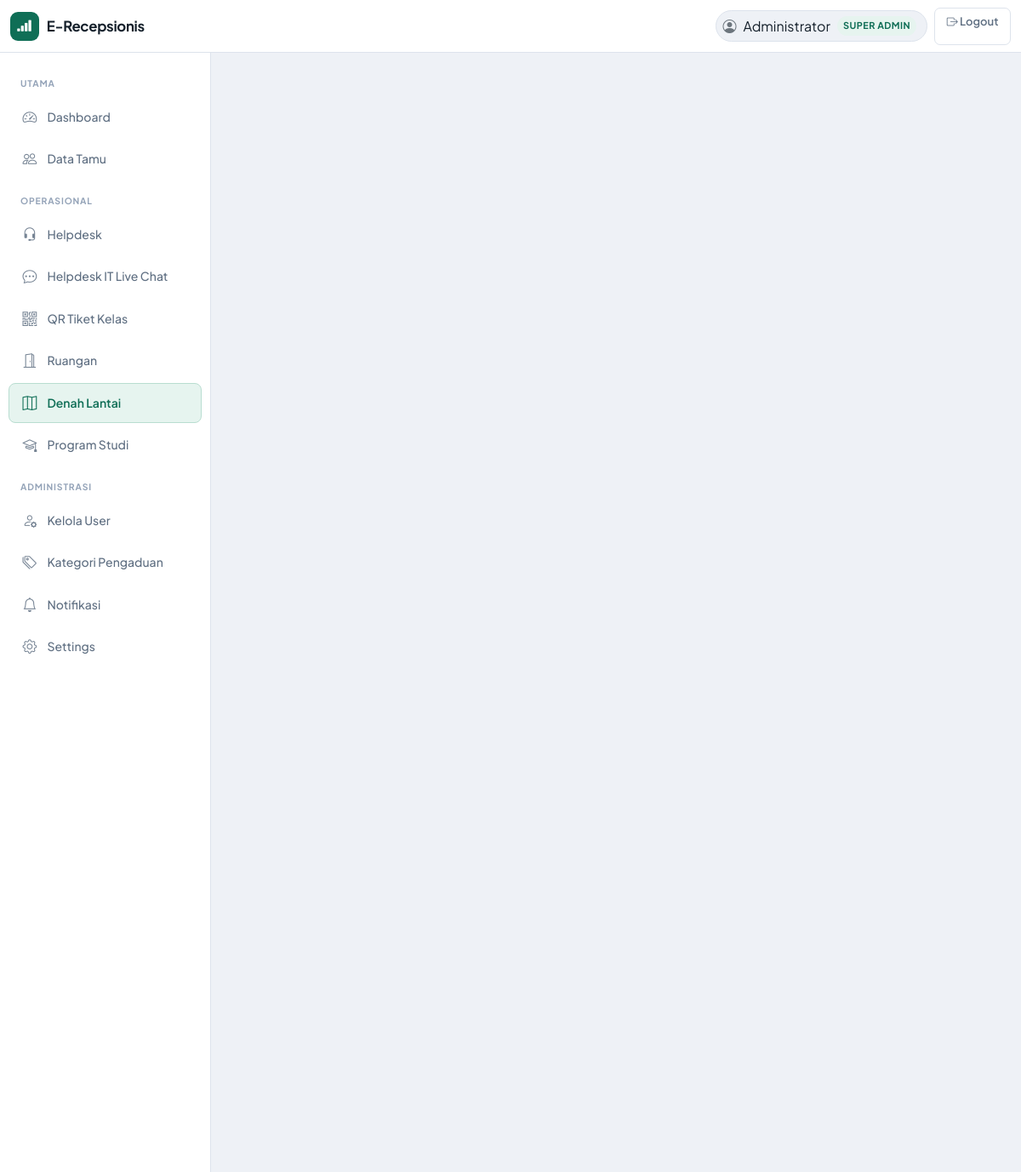
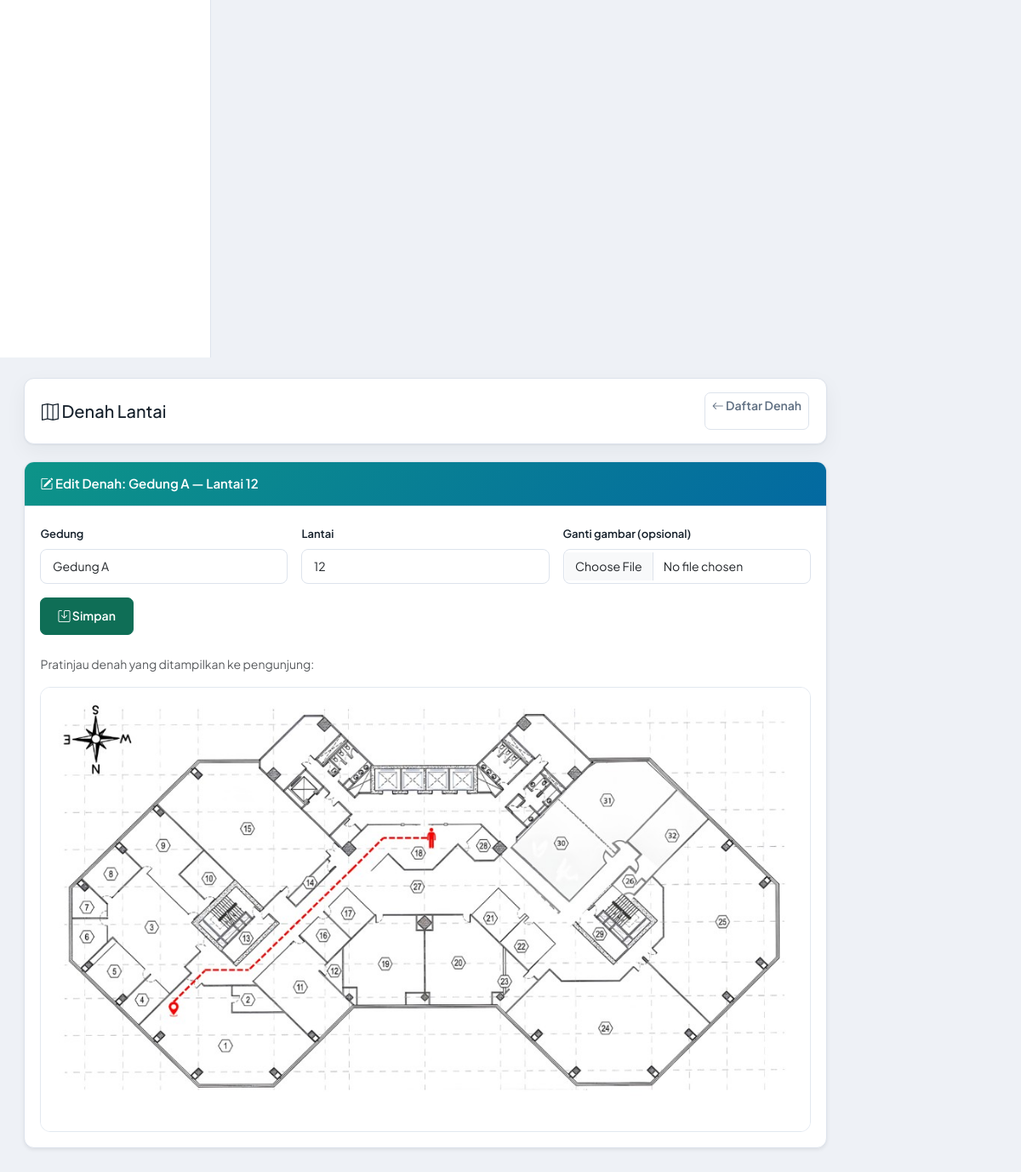
Page /admin/floor_plans.php?edit=1 (signed in) on the committed database (2 pictures, top to bottom).
### tables this page shows
CREATE TABLE `floor_plans` (
  `id` int NOT NULL AUTO_INCREMENT,
  `gedung` varchar(100) NOT NULL,
  `lantai` varchar(50) NOT NULL,
  `gambar` varchar(255) NOT NULL,
  `resepsionis_x` decimal(5,2) DEFAULT NULL,
  `resepsionis_y` decimal(5,2) DEFAULT NULL,
  `created_at` timestamp NULL DEFAULT CURRENT_TIMESTAMP,
  `updated_at` timestamp NULL DEFAULT CURRENT_TIMESTAMP ON UPDATE CURRENT_TIMESTAMP,
  PRIMARY KEY (`id`),
  UNIQUE KEY `uq_floor_plans_gedung_lantai` (`gedung`,`lantai`)
);

### admin/floor_plans.php (the view, shortened to what this page needs)
<?php
require_once 'auth.php';
function floor_plan_image_url(string $path): string
{
    return '../' . ltrim($path, '/');
}
$edit_id = isset($_GET['edit']) ? (int) $_GET['edit'] : 0;
$edit_plan = null;
if ($edit_id > 0) {
    $res = $koneksi->query('SELECT * FROM floor_plans WHERE id = ' . $edit_id . ' LIMIT 1');
    if ($res && $res->num_rows > 0) {
        $edit_plan = $res->fetch_assoc();
    }
}
?>
<!DOCTYPE html>
<html lang="id">
<head>
    <link href="https://cdn.jsdelivr.net/npm/bootstrap@5.3.2/dist/css/bootstrap.min.css" rel="stylesheet">
    <link href="https://cdn.jsdelivr.net/npm/bootstrap-icons@1.11.1/font/bootstrap-icons.css" rel="stylesheet">
    <link href="../assets/css/style.css" rel="stylesheet">
    <?php include 'include_staff_call_head.php'; ?>
</head>
<body>
    <?php include 'navbar.php'; ?>
    <div class="container-fluid">
        <div class="row">
            <?php include 'sidebar.php'; ?>
            <div class="col-md-10 content-area">
                <div class="d-flex justify-content-between align-items-center mb-4 flex-wrap gap-2">
                    <h2 class="mb-0"><i class="bi bi-map"></i> Denah Lantai</h2>
                    <?php if ($edit_plan): ?>
                        <a href="floor_plans.php" class="btn btn-outline-secondary btn-sm"><i class="bi bi-arrow-left"></i> Daftar Denah</a>
                    <?php else: ?>
                        <button class="btn btn-primary" data-bs-toggle="modal" data-bs-target="#addFloorPlanModal">
                            <i class="bi bi-plus-circle"></i> Tambah Denah
                        </button>
                    <?php endif; ?>
                </div>
                <?php if ($edit_plan): ?>
                    <div class="card shadow-sm mb-4">
                        <div class="card-header text-white" style="background: linear-gradient(135deg, #0d9488, #0369a1);">
                            <i class="bi bi-pencil-square"></i>
                            Edit Denah: <?= htmlspecialchars($edit_plan['gedung']) ?> — Lantai <?= htmlspecialchars($edit_plan['lantai']) ?>
                        </div>
                        <div class="card-body">
                            <form method="post" enctype="multipart/form-data" class="row g-3 mb-4">
                                <div class="col-md-4">
                                    <label class="form-label">Gedung</label>
                                    <input type="text" name="gedung" class="form-control" value="<?= htmlspecialchars($edit_plan['gedung']) ?>" required>
                                </div>
                                <div class="col-md-4">
                                    <label class="form-label">Lantai</label>
                                    <input type="text" name="lantai" class="form-control" value="<?= htmlspecialchars($edit_plan['lantai']) ?>" required>
                                </div>
                                <div class="col-md-4">
                                    <label class="form-label">Ganti gambar (opsional)</label>
                                    <input type="file" name="gambar" class="form-control" accept="image/jpeg,image/png,image/webp,image/gif">
                                </div>
                                <div class="col-12">
                                    <button type="submit" class="btn btn-primary btn-sm"><i class="bi bi-save"></i> Simpan</button>
                                </div>
                            </form>
                            <p class="text-muted small">Pratinjau denah yang ditampilkan ke pengunjung:</p>
                            <div class="fp-preview">
                                <img src="<?= htmlspecialchars(floor_plan_image_url($edit_plan['gambar'])) ?>" alt="Denah">
                            </div>
                        </div>
                    </div>
                <?php endif; ?>
            </div>
        </div>
    </div>
</body>
</html>

### assets/css/style.css (style rules this page uses)
:root { --primary: #2563eb; --secondary: #0369a1; --success: #10b981; --danger: #ef4444; --warning: #f59e0b; --info: #3b82f6; --dark: #1e293b; --light: #f8fafc; }
body { font-family: 'Segoe UI', Tahoma, Geneva, Verdana, sans-serif; background: #f1f5f9; }
.content-area { padding: 20px; }
@media (min-width: 992px) { .content-area { height: calc(100vh - 56px); overflow-y: auto; } }
.card { border: none; border-radius: 12px; box-shadow: 0 2px 10px rgba(0,0,0,0.05); margin-bottom: 20px; }
.card-header { background: linear-gradient(135deg, var(--primary), var(--secondary)); color: white; border-radius: 12px 12px 0 0 !important; font-weight: 600; padding: 15px 20px; }
.btn-primary { background: linear-gradient(135deg, var(--primary), var(--secondary)); border: none; border-radius: 8px; padding: 10px 20px; font-weight: 600; transition: all 0.3s; }
.form-control, .form-select { border-radius: 8px; border: 2px solid #e2e8f0; padding: 10px 15px; }
:root { --visitor-bg: #f2f4f8; --visitor-surface: #ffffff; --visitor-surface-soft: #f8fafc; --visitor-text: #0f172a; --visitor-text-muted: #475569; --visitor-border: #e2e8f0; --visitor-primary: #0b3b8c; --visitor-accent: #1e56b3; --visitor-primary-soft: #e8efff; --visitor-shadow: 0 12px 36px rgba(15, 23, 42, 0.10); --visitor-shadow-soft: 0 6px 18px rgba(15, 23, 42, 0.08); --visitor-radius-lg: 20px; --visitor-radius-md: 14px; --visitor-radius-sm: 10px; }
body { color: var(--visitor-text); }

### assets/css/admin-theme.css (style rules this page uses)
body:has(.sidebar) { --primary: #0f6e56; --secondary: #155e75; --success: #059669; --danger: #dc2626; --warning: #d97706; --info: #0284c7; --adm-bg: #eef1f6; --adm-surface: #ffffff; --adm-border: #dde3ec; --adm-border-strong: #c8d2df; --adm-text: #15202b; --adm-muted: #5f6f82; --adm-accent: #0f6e56; --adm-accent-soft: #e6f4ef; --adm-accent-muted: #b8ddd0; --adm-nav-h: 62px; --adm-sidebar-w: 248px; --adm-radius: 12px; --adm-radius-sm: 8px; --adm-shadow: 0 1px 2px rgba(21, 32, 43, 0.06), 0 8px 24px rgba(21, 32, 43, 0.05); --adm-font: 'Plus Jakarta Sans', 'Segoe UI', system-ui, sans-serif; font-family: var(--adm-font); background: var(--adm-bg); color: var(--adm-text); -webkit-font-smoothing: antialiased; }
body:has(.sidebar) .content-area { padding: 1.5rem 1.75rem 2rem; height: calc(100vh - var(--adm-nav-h)); overflow-y: auto; background: transparent; }
body:has(.sidebar) .card { border: 1px solid var(--adm-border); border-radius: var(--adm-radius); box-shadow: var(--adm-shadow); margin-bottom: 1.25rem; overflow: hidden; }
body:has(.sidebar) .card-header { background: #f8fafc; color: var(--adm-text); border-bottom: 1px solid var(--adm-border); font-weight: 600; font-size: 0.9375rem; padding: 0.9rem 1.15rem; border-radius: 0 !important; }
body:has(.sidebar) .card-body { padding: 1.15rem; }
body:has(.sidebar) .btn-primary { background: var(--adm-accent); border: 1px solid var(--adm-accent); border-radius: var(--adm-radius-sm); font-weight: 600; font-size: 0.875rem; box-shadow: none; }
body:has(.sidebar) .btn-outline-secondary { border-color: var(--adm-border); color: var(--adm-muted); font-weight: 600; }
body:has(.sidebar) .btn-sm { border-radius: 7px; }
body:has(.sidebar) .form-control, body:has(.sidebar) .form-select { border: 1px solid var(--adm-border); border-radius: var(--adm-radius-sm); padding: 0.55rem 0.85rem; font-size: 0.875rem; background: var(--adm-surface); }
body:has(.sidebar) .form-label { font-weight: 600; font-size: 0.8125rem; color: var(--adm-text); }
body:has(.sidebar) .content-area > .d-flex.justify-content-between.align-items-center.mb-4 { background: var(--adm-surface); border: 1px solid var(--adm-border); border-radius: var(--adm-radius); padding: 1rem 1.25rem; box-shadow: var(--adm-shadow); margin-bottom: 1.25rem !important; }
body:has(.sidebar) .content-area > .d-flex.justify-content-between.align-items-center.mb-4 h2 { margin-bottom: 0 !important; font-size: 1.25rem; }
body:has(.sidebar) .btn, body:has(.sidebar) .sidebar .nav-link, body:has(.sidebar) .btn-admin-menu { min-height: 44px; }

### admin/floor_plans.php (style rules this page uses)
.fp-preview img { display: block; width: 100%; height: auto; border-radius: 12px; border: 1px solid #e2e8f0; }

### rows in the picture
floor_plans: gedung "Gedung A", lantai "12", gambar (picture)

### other values in the picture
$_SESSION['nama_lengkap'] "Administrator"
